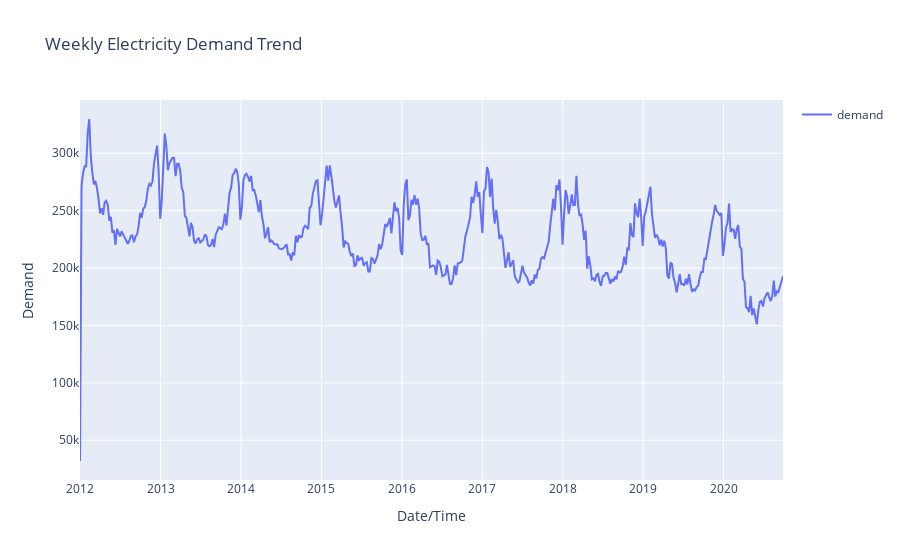

The notebook cell saved with this chart:
### Markdown cell above
## Weekly Trend

### Code cell
WeeklyDemand = pd.DataFrame(EDATSDataset.demand.resample('W').sum())
label = "Weekly Electricity Demand Trend"
VisualizeTrend(WeeklyDemand.demand, label)
ScatterPlotRegLine(WeeklyDemand, label)

### Figure 1 — Plotly figure (JSON) as saved in the notebook; plotly's stock layout.template omitted (floating-point values rounded to 4 significant figures; data arrays with more than 128 entries replaced by an {"elided": "..."} marker saying what was removed)
{"data": [{"mode": "lines", "name": "demand", "type": "scatter", "x": {"elided": "457 str values"}, "y": {"elided": "457 int values"}}], "layout": {"showlegend": true, "title": {"text": "Weekly Electricity Demand Trend"}, "xaxis": {"title": {"text": "Date/Time"}}, "yaxis": {"title": {"text": "Demand"}}}}
